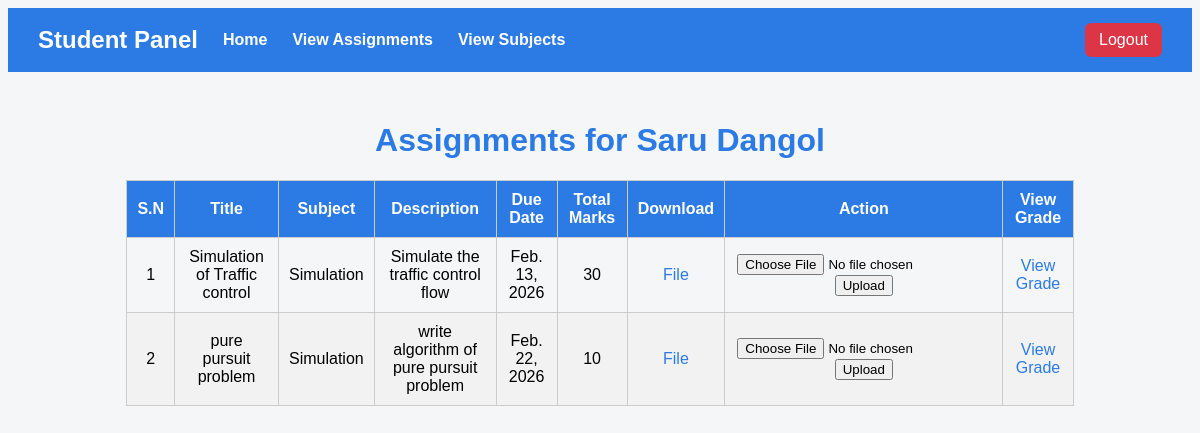
Before: /student/view_assignments/ (signed in) with the older database file.
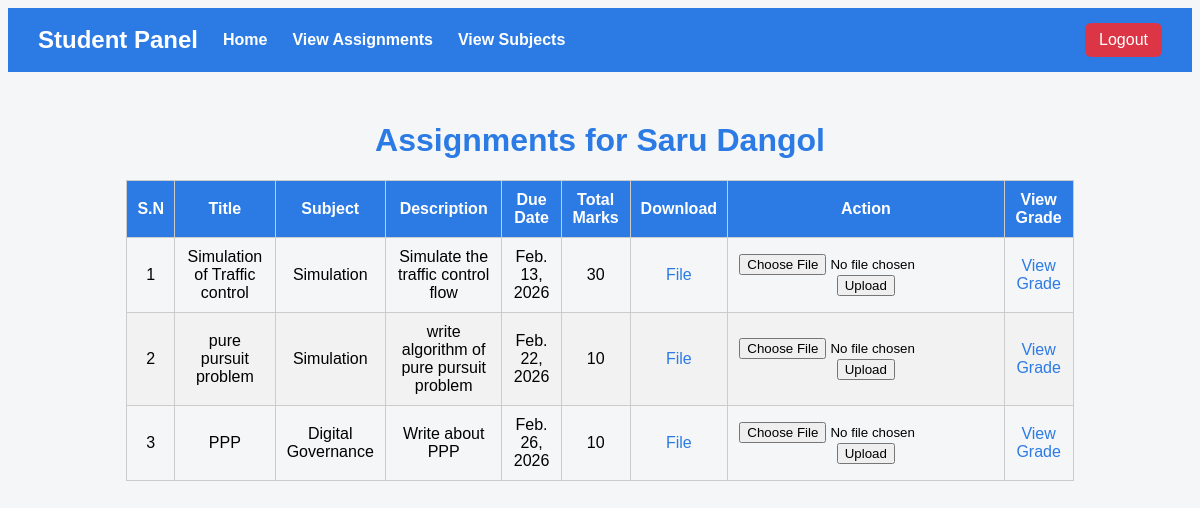
After: the same page with the newer database file.
### Admin/models.py (models this page shows, shortened)
class Assignment(models.Model):
    teacher = models.ForeignKey(Teacher, on_delete=models.CASCADE)
    subject = models.ForeignKey(Subject, on_delete=models.CASCADE)
    title = models.CharField(max_length=200)
    description = models.TextField()
    assigned_date = models.DateField(auto_now_add=True)
    due_date = models.DateField()
    total_marks = models.IntegerField()
    file = models.FileField(upload_to='assignments/', blank=True, null=True)

class Subject(models.Model):
    Teachername=models.CharField(max_length=100)
    teacher=models.ForeignKey(Teacher,on_delete=models.CASCADE,null=True)
    assigned_class=models.CharField(max_length=100,default="AI")
    subject_name=models.CharField(max_length=100,default="Python")

### Student/views.py (the view)
# urls.py: path('view_assignments/',views.view_assignments,name="view-assignments"),
@login_required
def view_assignments(request):
    student = get_object_or_404(Student, user=request.user)
    assignments = Assignment.objects.filter(subject__assigned_class=student.Grade).order_by("due_date")
    context = {
        "student": student,
        "assignments": assignments,
    }
    return render(request, "view_assignments.html", context)

### Student/templates/view_assignments.html (shortened to what this page needs)
<!DOCTYPE html>
<html lang="en">
<head>
</head>
<body>
        <div style="background:#2c7be5; padding:15px 30px; display:flex; justify-content:space-between; align-items:center;">
    <div style="display:flex; gap:25px; align-items:center;">
        <h2 style="color:white; margin:0;">Student Panel</h2>
        <a href="{% url 'student-dashboard' %}"
           style="color:white; text-decoration:none; font-weight:bold;">
            Home
        </a>
        <a href="{% url 'view-assignments' %}"
           style="color:white; text-decoration:none; font-weight:bold;">
            View Assignments
        </a>
        <a href="{% url 'view-subjects' %}"
           style="color:white; text-decoration:none; font-weight:bold;">
            View Subjects
        </a>
    </div>
    <a href="{% url 'account:logout' %}"
       style="background:#dc3545; color:white; padding:8px 14px; border-radius:6px; text-decoration:none;">
        Logout
    </a>
</div>
    <div class="container">
        <h1>Assignments for {{ student.Firstname }} {{ student.Lastname }}</h1>
        <table>
            <thead>
                <tr>
                    <th>S.N</th>
                    <th>Title</th>
                    <th>Subject</th>
                    <th>Description</th>
                    <th>Due Date</th>
                    <th>Total Marks</th>
                    <th>Download</th>
                    <th>Action</th>
                    <th>View Grade</th>
                </tr>
            </thead>
            <tbody>
                {% for assignment in assignments %}
                <tr>
                    <td>{{ forloop.counter }}</td>
                    <td>{{ assignment.title }}</td>
                    <td>{{ assignment.subject.subject_name }}</td>
                    <td>{{assignment.description}}</td>
                    <td>{{ assignment.due_date }}</td>
                    <td>{{ assignment.total_marks }}</td>
                    <td>
                        {% if assignment.file %}
                        <a href="{{ assignment.file.url }}" download>File</a>
                        {% else %}
                        N/A
                        {% endif %}
                    </td>
                    <td>
                        <form method="POST"
                            action="{% url 'submit-assignment' assignment.id %}"
                            enctype="multipart/form-data">
                            <input type="file" name="file" required>
                            <button type="submit">Upload</button>
                            </form>
                    </td>
                    <td>
                        <a href="{% url 'view-grade' assignment.id %}">View Grade</a>
                    </td>
                </tr>
                {% empty %}
                <tr>
                    <td colspan="6">No assignments found</td>
                </tr>
                {% endfor %}
            </tbody>
        </table>
    </div>
</body>
</html>

Changed rows visible on the page:
added Assignment: title "PPP", subject.subject_name "Digital Governance", description "Write about PPP", due_date "Feb. 26, 2026", total_marks "10"
